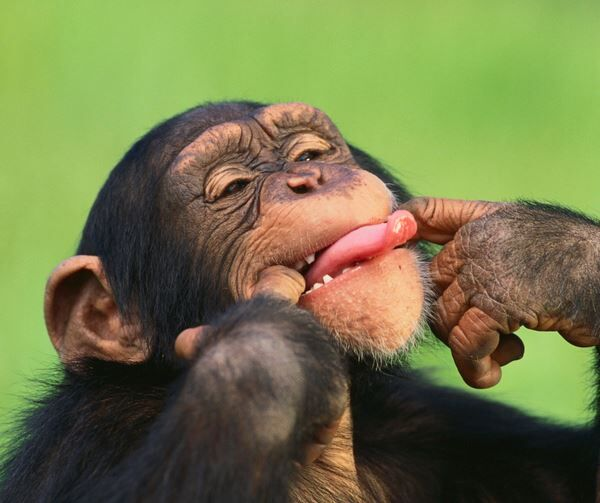
//> input picture DistanceTransform/image.jpeg, 600 x 503 px
$ ./prova ../DistanceTransform/image.jpeg   (built with g++ and OpenCV 4)
//> lines starting //> are read from the running program, lines starting //| are printed output that depends on the picture; after the words box and inside, x2 and y2 are one past the last pixel; in counts of white or black regions, pixels touching at a corner belong together
#include <cstdlib>
#include <opencv/cv.h>
#include <opencv2/highgui/highgui.hpp>
#include <opencv2/imgproc/imgproc.hpp>
#include <opencv2/video/video.hpp>
#include <iostream>
#include <stdio.h>
#include <opencv2/core/core.hpp>
#include <math.h>
#include <unistd.h>
#include <vector>
#include <iterator>

using namespace std;
using namespace cv;

void regionGrowingGreyIterative(Mat img, vector<Point> vecPoint, int pixel, int T, Mat mask, Mat toModify)
{
    while(!vecPoint.empty())
    {
        Point P = vecPoint.back();
        int x = P.x;
        int y = P.y;

        vecPoint.pop_back();

        for(int i=-1; i<=1; i++)
        {
            for(int j=-1; j<=1; j++)
            {
                if((x+i>=0) && (x+i<img.rows))
                    if((y+j>=0) && (y+j<img.cols))
                        if(abs(pixel-img.at<uchar>(x+i,y+j)) < T && mask.at<uchar>(x+i,y+j)==0)
                        {
                            mask.at<uchar>(x+i,y+j) = 1;
                            toModify.at<uchar>(x+i,y+j) = img.at<uchar>(x+i,y+j);
                            vecPoint.push_back(Point(x+i,y+j));
                        }
            }
        }
    }
}


void regionGrowingGrey(Mat img,int x, int y, int pixel, int T, Mat mask, Mat toModify)
{
    for(int i=-1; i<=1; i++)
    {
        for(int j=-1; j<=1; j++)
        {
            if((x+i>=0) && (x+i<img.rows))
                if((y+j>=0) && (y+j<img.cols))
                    if(abs(pixel-img.at<uchar>(x+i,y+j)) < T && mask.at<uchar>(x+i,y+j)==0)
                    {
                        mask.at<uchar>(x+i,y+j) = 1;
                        toModify.at<uchar>(x+i,y+j) = img.at<uchar>(x+i,y+j);
                        regionGrowingGrey(img,x+i,y+j,pixel,T,mask,toModify);
                    }
        }
    }
}


int main(int argc, char **argv)
{
    if(argv[1] == nullptr)
    {
      cerr << "Inserire due argomenti da passare al main" << endl;
      exit(-1);
    }
    Mat image = imread(argv[1], 0);
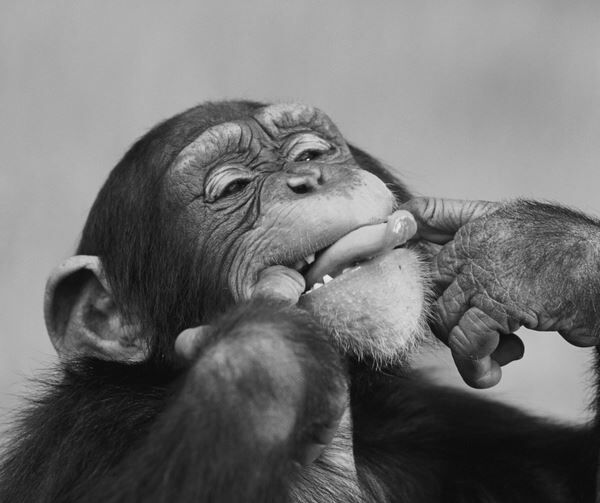
//> image: 503 rows x 600 cols, CV_8UC1; min 3, max 246, mean 113.7
    Mat outputImage = Mat::zeros(image.size(),image.type());
    Mat mask = Mat::zeros(image.size(),image.type());

    int xPixel,yPixel,pixel,range;
    vector<Point> vecPoint;
    if(!image.data)
    {
        cout << "Impossibile leggere l'immagine!\n" << endl;
        exit(0);
    }

    cout << "Size immagine: " << image.size() << endl;
//| Size immagine: [600 x 503]
    //for(int i=0; i<3; i++)
    //{
        cout << "Inserisci xPixel: ";
        cin >> xPixel;
//> the answer given: 3
        cout << "Inserisci yPixel: ";
        cin >> yPixel;
//> the answer given: 3
        cout << "Inserisci la soglia: ";
        cin >> range;
//> the answer given: 3

        mask.at<uchar>(xPixel,yPixel) = 1;
        outputImage.at<uchar>(xPixel,yPixel) = image.at<uchar>(xPixel,yPixel);
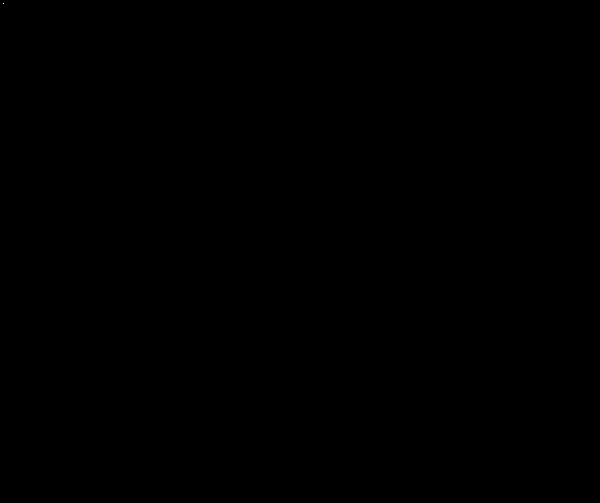
//> outputImage: 503 rows x 600 cols, CV_8UC1; values 0 (black) and 170 (white), 0% white in thin lines or dots, all inside (x1, y1, x2, y2) = (3, 3, 4, 4)

        pixel = image.at<uchar>(xPixel,yPixel);
//> pixel = 170
        vecPoint.push_back(Point(xPixel,yPixel));
        // regionGrowingGrey(image,xPixel,yPixel,pixel,range,mask,outputImage);
        regionGrowingGreyIterative(image,vecPoint,pixel,range,mask,outputImage);
//> after the loop in regionGrowingGreyIterative, `while(!vecPoint.empty())`:
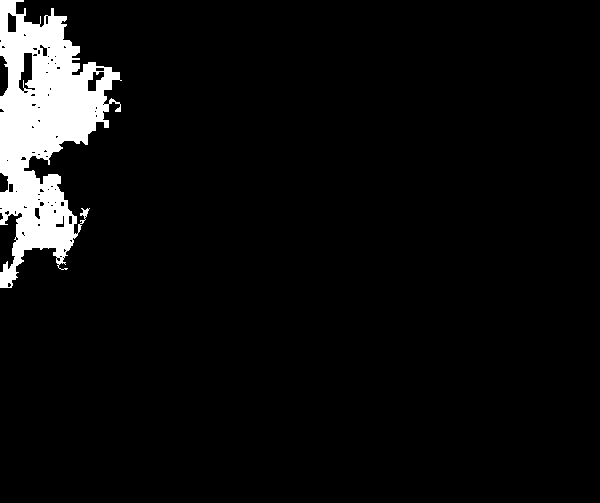
//> mask: 503 rows x 600 cols, CV_8UC1; values 0 (black) and 1 (white), 5.7% white; 1 white region, box (x1, y1, x2, y2) and area: (0, 0, 122, 288) 17093
//> after the loop in regionGrowingGreyIterative, `while(!vecPoint.empty())`:
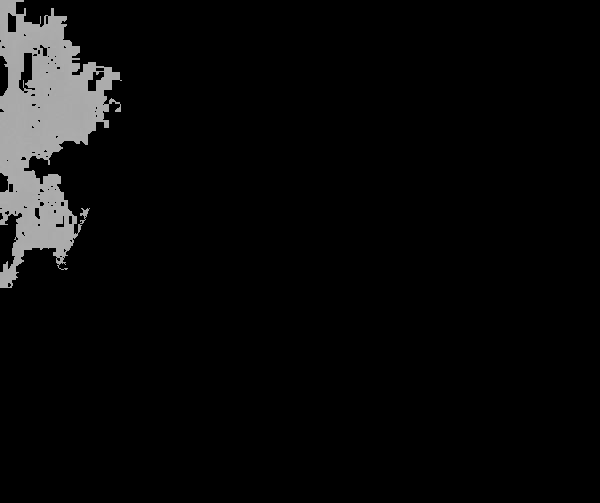
//> toModify: 503 rows x 600 cols, CV_8UC1; 5.66% of pixels changed, all inside (x1, y1, x2, y2) = (0, 0, 122, 288)
    //}

    namedWindow("Original",0);
    imshow("Original",image);
    namedWindow("RegionGrowing",0);
    imshow("RegionGrowing",outputImage);

    waitKey();
    return 0;
}
